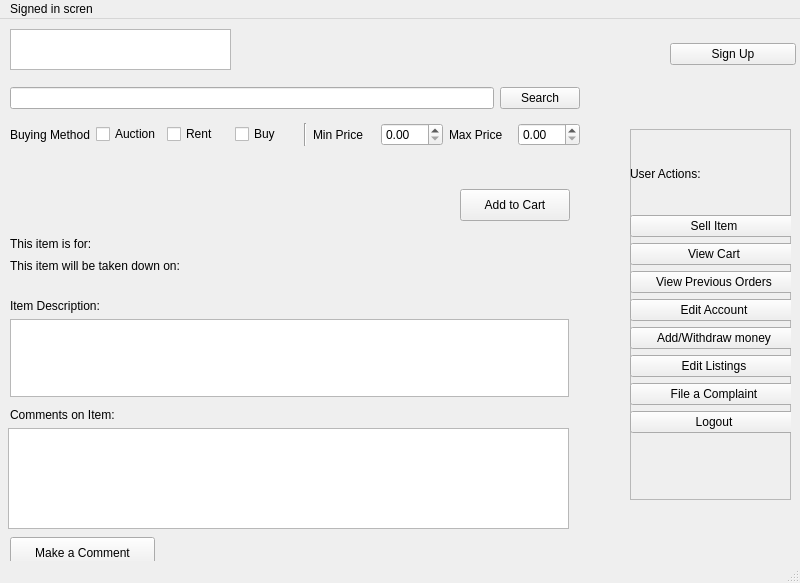
<?xml version="1.0" encoding="UTF-8"?>
<ui version="4.0">
 <class>MainWindow</class>
 <widget class="QMainWindow" name="MainWindow">
  <property name="geometry">
   <rect>
    <x>0</x>
    <y>0</y>
    <width>800</width>
    <height>583</height>
   </rect>
  </property>
  <property name="windowTitle">
   <string>MainWindow</string>
  </property>
  <widget class="QWidget" name="centralwidget">
   <widget class="QGraphicsView" name="Logo">
    <property name="geometry">
     <rect>
      <x>10</x>
      <y>10</y>
      <width>221</width>
      <height>41</height>
     </rect>
    </property>
   </widget>
   <widget class="QWidget" name="layoutWidget">
    <property name="geometry">
     <rect>
      <x>10</x>
      <y>60</y>
      <width>570</width>
      <height>76</height>
     </rect>
    </property>
    <layout class="QVBoxLayout" name="verticalLayout">
     <item>
      <layout class="QHBoxLayout" name="horizontalLayout_3">
       <item>
        <widget class="QLineEdit" name="SearchInputBar"/>
       </item>
       <item>
        <widget class="QPushButton" name="SearchSubmissionButton">
         <property name="text">
          <string>Search</string>
         </property>
        </widget>
       </item>
      </layout>
     </item>
     <item>
      <layout class="QHBoxLayout" name="horizontalLayout">
       <item>
        <widget class="QLabel" name="label">
         <property name="text">
          <string>Buying Method</string>
         </property>
        </widget>
       </item>
       <item>
        <widget class="QCheckBox" name="AuctioncheckBox">
         <property name="text">
          <string>Auction</string>
         </property>
        </widget>
       </item>
       <item>
        <widget class="QCheckBox" name="rentcheckbox">
         <property name="text">
          <string>Rent</string>
         </property>
        </widget>
       </item>
       <item>
        <widget class="QCheckBox" name="Buycheckbox">
         <property name="text">
          <string>Buy</string>
         </property>
        </widget>
       </item>
       <item>
        <widget class="Line" name="line">
         <property name="orientation">
          <enum>Qt::Vertical</enum>
         </property>
        </widget>
       </item>
       <item>
        <widget class="QLabel" name="MinLabel">
         <property name="text">
          <string>Min Price</string>
         </property>
        </widget>
       </item>
       <item>
        <widget class="QDoubleSpinBox" name="MindoubleSpinBox"/>
       </item>
       <item>
        <widget class="QLabel" name="MinLabel_2">
         <property name="text">
          <string>Max Price</string>
         </property>
        </widget>
       </item>
       <item>
        <widget class="QDoubleSpinBox" name="MindoubleSpinBox_2"/>
       </item>
      </layout>
     </item>
    </layout>
   </widget>
   <widget class="QWidget" name="layoutWidget_2">
    <property name="geometry">
     <rect>
      <x>670</x>
      <y>10</y>
      <width>126</width>
      <height>51</height>
     </rect>
    </property>
    <layout class="QVBoxLayout" name="verticalLayout_2">
     <item>
      <widget class="QPushButton" name="signup_button">
       <property name="text">
        <string>Sign Up</string>
       </property>
      </widget>
     </item>
    </layout>
   </widget>
   <widget class="QFrame" name="frame">
    <property name="geometry">
     <rect>
      <x>630</x>
      <y>110</y>
      <width>161</width>
      <height>371</height>
     </rect>
    </property>
    <property name="frameShape">
     <enum>QFrame::StyledPanel</enum>
    </property>
    <property name="frameShadow">
     <enum>QFrame::Raised</enum>
    </property>
    <widget class="QWidget" name="layoutWidget_3">
     <property name="geometry">
      <rect>
       <x>0</x>
       <y>10</y>
       <width>168</width>
       <height>294</height>
      </rect>
     </property>
     <layout class="QVBoxLayout" name="verticalLayout_4">
      <item>
       <widget class="QLabel" name="label_4">
        <property name="text">
         <string>User Actions:</string>
        </property>
       </widget>
      </item>
      <item>
       <widget class="QPushButton" name="sell_button">
        <property name="text">
         <string>Sell Item</string>
        </property>
       </widget>
      </item>
      <item>
       <widget class="QPushButton" name="cart_button">
        <property name="text">
         <string>View Cart</string>
        </property>
       </widget>
      </item>
      <item>
       <widget class="QPushButton" name="previous_orders_button">
        <property name="text">
         <string>View Previous Orders</string>
        </property>
       </widget>
      </item>
      <item>
       <widget class="QPushButton" name="edit_account_button">
        <property name="text">
         <string>Edit Account</string>
        </property>
       </widget>
      </item>
      <item>
       <widget class="QPushButton" name="withdraw_button">
        <property name="text">
         <string>Add/Withdraw money</string>
        </property>
       </widget>
      </item>
      <item>
       <widget class="QPushButton" name="edit_listings_button">
        <property name="text">
         <string>Edit Listings</string>
        </property>
       </widget>
      </item>
      <item>
       <widget class="QPushButton" name="complaint_button">
        <property name="text">
         <string>File a Complaint</string>
        </property>
       </widget>
      </item>
      <item>
       <widget class="QPushButton" name="signin_button">
        <property name="text">
         <string>Logout</string>
        </property>
       </widget>
      </item>
     </layout>
    </widget>
   </widget>
   <widget class="QLabel" name="label_5">
    <property name="geometry">
     <rect>
      <x>10</x>
      <y>279</y>
      <width>98</width>
      <height>16</height>
     </rect>
    </property>
    <property name="text">
     <string>Item Description:</string>
    </property>
   </widget>
   <widget class="QTextBrowser" name="item_comments">
    <property name="geometry">
     <rect>
      <x>8</x>
      <y>409</y>
      <width>561</width>
      <height>101</height>
     </rect>
    </property>
    <property name="item_comments" stdset="0">
     <string/>
    </property>
   </widget>
   <widget class="QPushButton" name="add_to_cart">
    <property name="geometry">
     <rect>
      <x>460</x>
      <y>170</y>
      <width>110</width>
      <height>32</height>
     </rect>
    </property>
    <property name="text">
     <string>Add to Cart</string>
    </property>
   </widget>
   <widget class="QPushButton" name="comment_button">
    <property name="geometry">
     <rect>
      <x>10</x>
      <y>518</y>
      <width>145</width>
      <height>32</height>
     </rect>
    </property>
    <property name="text">
     <string>Make a Comment</string>
    </property>
   </widget>
   <widget class="QLabel" name="label_8">
    <property name="geometry">
     <rect>
      <x>10</x>
      <y>388</y>
      <width>114</width>
      <height>16</height>
     </rect>
    </property>
    <property name="text">
     <string>Comments on Item:</string>
    </property>
   </widget>
   <widget class="QWidget" name="">
    <property name="geometry">
     <rect>
      <x>10</x>
      <y>150</y>
      <width>237</width>
      <height>105</height>
     </rect>
    </property>
    <layout class="QVBoxLayout" name="verticalLayout_3">
     <item>
      <widget class="QLabel" name="item_name">
       <property name="text">
        <string>&lt;Item Name&gt;</string>
       </property>
       <property name="item_name" stdset="0">
        <string/>
       </property>
      </widget>
     </item>
     <item>
      <widget class="QLabel" name="label_2">
       <property name="text">
        <string>&lt;price&gt;</string>
       </property>
       <property name="price" stdset="0">
        <string/>
       </property>
      </widget>
     </item>
     <item>
      <widget class="QLabel" name="seller_name">
       <property name="text">
        <string>&lt;seller&gt;</string>
       </property>
       <property name="seller_name" stdset="0">
        <string/>
       </property>
      </widget>
     </item>
     <item>
      <layout class="QHBoxLayout" name="horizontalLayout_2">
       <item>
        <widget class="QLabel" name="label_3">
         <property name="text">
          <string>This item is for:</string>
         </property>
        </widget>
       </item>
       <item>
        <widget class="QLabel" name="purchase_method_text">
         <property name="text">
          <string>&lt;purchase_method&gt;</string>
         </property>
         <property name="purchase_method" stdset="0">
          <string/>
         </property>
        </widget>
       </item>
      </layout>
     </item>
     <item>
      <layout class="QHBoxLayout" name="horizontalLayout_4">
       <item>
        <widget class="QLabel" name="label_6">
         <property name="text">
          <string>This item will be taken down on:</string>
         </property>
        </widget>
       </item>
       <item>
        <widget class="QLabel" name="takedown_data_text">
         <property name="text">
          <string>&lt;date&gt;</string>
         </property>
         <property name="date" stdset="0">
          <datetime>
           <hour>0</hour>
           <minute>0</minute>
           <second>0</second>
           <year>-4713</year>
           <month>1</month>
           <day>1</day>
          </datetime>
         </property>
        </widget>
       </item>
      </layout>
     </item>
    </layout>
   </widget>
   <widget class="QTextBrowser" name="item_description">
    <property name="geometry">
     <rect>
      <x>10</x>
      <y>300</y>
      <width>559</width>
      <height>78</height>
     </rect>
    </property>
    <property name="item_description" stdset="0">
     <string/>
    </property>
   </widget>
   <zorder>layoutWidget</zorder>
   <zorder>layoutWidget</zorder>
   <zorder>Logo</zorder>
   <zorder>layoutWidget_2</zorder>
   <zorder>frame</zorder>
  </widget>
  <widget class="QMenuBar" name="menubar">
   <property name="geometry">
    <rect>
     <x>0</x>
     <y>0</y>
     <width>800</width>
     <height>22</height>
    </rect>
   </property>
   <widget class="QMenu" name="menuSigned_in_scren">
    <property name="title">
     <string>Signed in scren</string>
    </property>
    <addaction name="actionItem_details"/>
   </widget>
   <addaction name="menuSigned_in_scren"/>
  </widget>
  <widget class="QStatusBar" name="statusbar"/>
  <action name="actionItem_details">
   <property name="text">
    <string>Item_details</string>
   </property>
  </action>
 </widget>
 <resources/>
 <connections/>
</ui>
